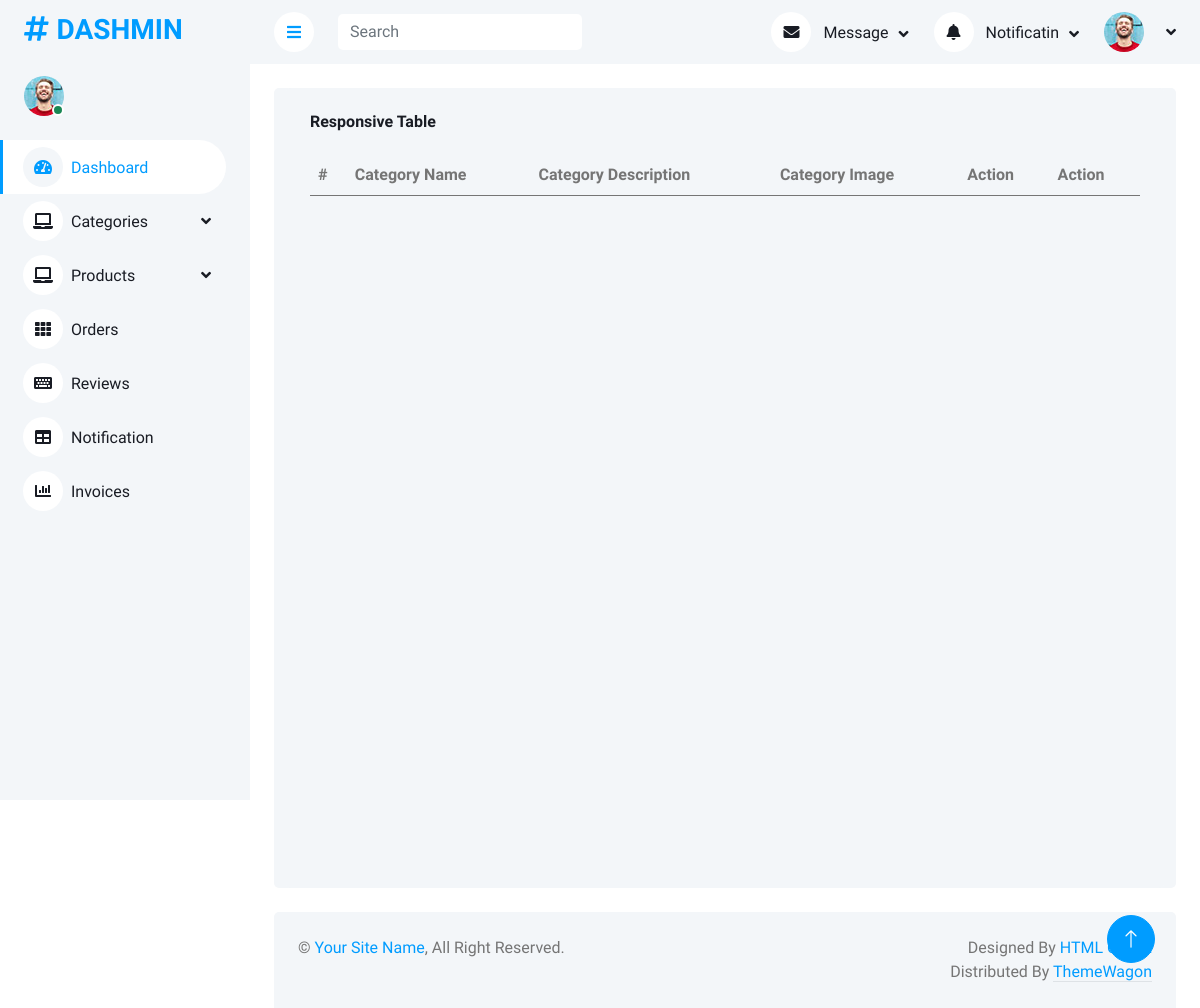
Before: /AdminPanel/viewCategory.php with the older database file.
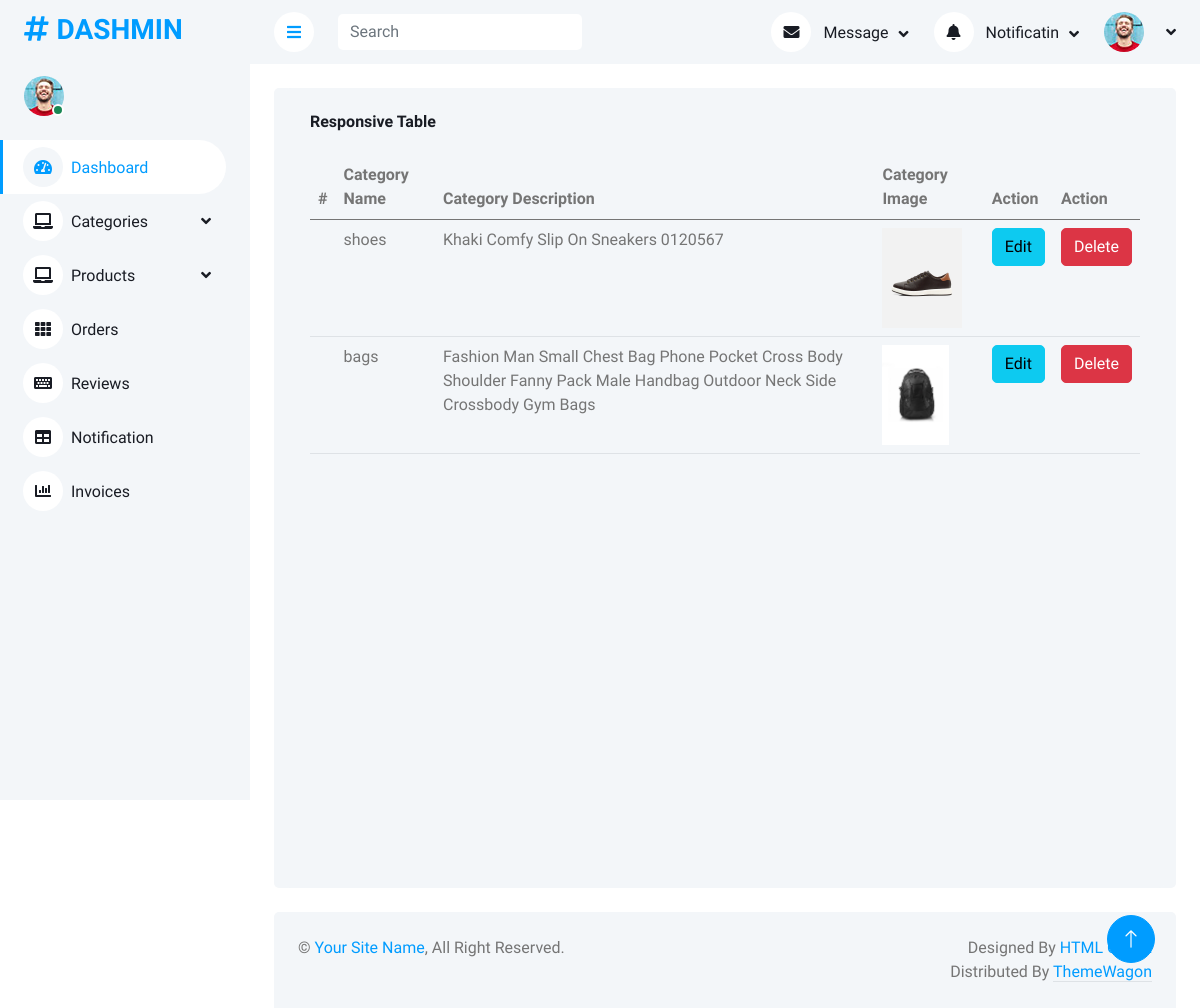
After: the same page with the newer database file.
### tables this page shows
CREATE TABLE `categories` (
  `id` int(11) NOT NULL,
  `name` varchar(200) NOT NULL,
  `description` varchar(200) NOT NULL,
  `image` varchar(200) NOT NULL
);

### AdminPanel/viewCategory.php (the view)
<?php
include('php/query.php');
include('components/header.php');
?>
  <div class="container-fluid pt-4 px-4">
                <div class="row vh-100 bg-light rounded  mx-0">
                <div class="col-12">
                        <div class="bg-light rounded h-100 p-4">
                            <h6 class="mb-4">Responsive Table</h6>
                            <div class="table-responsive">
                                <table class="table">
                                    <thead>
                                        <tr>
                                            <th scope="col">#</th>
                                            <th scope="col">Category Name</th>
                                            <th scope="col">Category Description</th>
                                            <th scope="col">Category Image</th>
                                            <th scope="col">Action</th>
                                            <th scope="col">Action</th>
                                        </tr>
                                    </thead>
                                    <tbody>
                                       <?php
                                       $query = $pdo->query("select * from categories");
                                       $allCategories = $query->fetchAll(PDO::FETCH_ASSOC);
                                       foreach($allCategories as $category){
                                       ?>
                                        <tr>
                                            <th scope="row"></th>
                                            <td><?php echo $category['name'] ?></td>
                                            <td><?php echo $category['description'] ?></td>
                                            <td><img height="100px" src="images/<?php echo $category['image'] ?>"alt=""> </td>
                                            <td><a href="editCategory.php?cId=<?php echo $category['id'] ?>" class="btn btn-info">Edit</a></td>
                                            <td><a href="?categoryId=<?php echo $category['id']?>" class="btn btn-danger">Delete</a></td>
                                        </tr>
                                        <?php
                                        }
                                        ?>
                                    </tbody>
                                </table>
                            </div>
                        </div>
                    </div>
                </div>
            </div>
<?php
include('components/footer.php')
?>

Changed rows visible on the page:
added categories: name "shoes", description "Khaki Comfy Slip On Sneakers 0120567", image (picture)
added categories: name "bags", description "Fashion Man Small Chest Bag Phone Pocket Cross Body Shoulder Fanny Pack Male Handbag Outdoor Neck Side Crossbody Gym Bags", image (picture)
